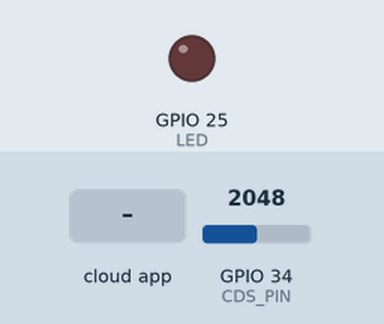
This sketch was run on a simulated ESP32. Parts: output pins drawn as LEDs (lit = HIGH). The inputs (shaded band) are chosen by the test bench; at power-on: GPIO 34 (CDS_PIN) = 2048. WiFi joins after 1.5 s; servers stay silent unless stated; the Firebase database answers and starts empty; what the sketch prints to the serial monitor is not drawn.

Above: at 2.8 s.
2.9 s: the phone or cloud app sets onoff to 1
At 3.7 s:
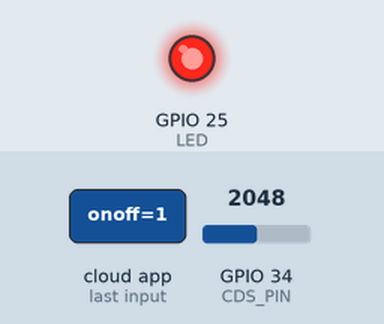
4.5 s: the phone or cloud app sets onoff to 0
At 4.9 s:
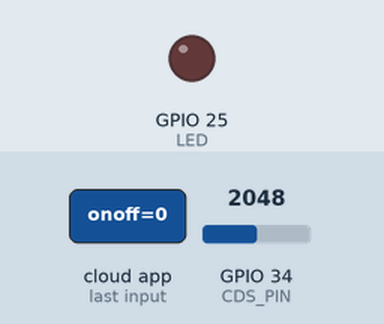
Timing chart, 0 to 7.5 s (numbered marks = the images above; inputs shaded):
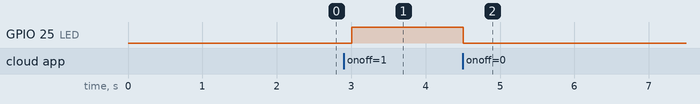

The sketch:

main.ino
```cpp
// #include <WiFi.h>
// #include <FirebaseESP32.h>

// /* 1. Define the WiFi credentials */
// #define WIFI_SSID "Wokwi-GUEST"
// #define WIFI_PASSWORD ""

// /* 2. Define the API Key */
// #define API_KEY "AIzaSyCwGtavL82U9haj90uEKTnUYO5Ds6RfeN4"

// /* 3. Define the RTDB URL */
// #define DATABASE_URL "https://esp32firebase-17525-default-rtdb.asia-southeast1.firebasedatabase.app/"

// // Define Firebase Data object
// FirebaseData fbdo;
// FirebaseAuth auth;
// FirebaseConfig config;

// void setup() {
//   Serial.begin(115200);
//   Serial.printf("Firebase Client v%s\n\n", FIREBASE_CLIENT_VERSION);

//   WiFi.begin(WIFI_SSID, WIFI_PASSWORD);
//   Serial.println("Connecting to Wi-Fi");

//   while (WiFi.status() != WL_CONNECTED) {
//     Serial.print(".");
//     delay(300);
//   }
//   Serial.println("\nConnected with IP:");
//   Serial.println(WiFi.localIP());

//   // Firebase configuration
//   config.api_key = API_KEY;
//   config.database_url = DATABASE_URL;

//   // 익명 인증(sign up) 호출: email과 password를 빈 문자열("")로 전달합니다.
//   if (Firebase.signUp(&config, &auth, "", "")) {
//     Serial.println("Firebase sign up succeeded");
//   } else {
//     Serial.println("Firebase sign up failed");
//   }

//   // Firebase 초기화
//   Firebase.begin(&config, &auth);
//   Firebase.reconnectWiFi(true);
// }

// void loop() {
//   static int count = 0;
//   static unsigned long previousMillis = 0;
//   unsigned long currentMillis = millis();

//   if (currentMillis - previousMillis >= 1000) {
//     previousMillis = currentMillis;

//     Firebase.setFloat(fbdo, "/esp32/count", count++);
//   }
// }
```

main1.ino
```cpp
// #include <WiFi.h>
// #include <FirebaseESP32.h>
// #include "DHT.h"

// /* 1. Define the WiFi credentials */
// #define WIFI_SSID "Wokwi-GUEST"
// #define WIFI_PASSWORD ""

// /* 2. Define the API Key */
// #define API_KEY "AIzaSyCwGtavL82U9haj90uEKTnUYO5Ds6RfeN4"

// /* 3. Define the RTDB URL */
// #define DATABASE_URL "https://esp32firebase-17525-default-rtdb.asia-southeast1.firebasedatabase.app/"

// // Define Firebase Data object
// FirebaseData fbdo;
// FirebaseAuth auth;
// FirebaseConfig config;

// #define DHTPIN 14
// #define DHTTYPE DHT22
// DHT dht(DHTPIN, DHTTYPE);

// #define CDS_PIN 34

// void setup() {
//   Serial.begin(115200);
//   Serial.printf("Firebase Client v%s\n\n", FIREBASE_CLIENT_VERSION);

//   WiFi.begin(WIFI_SSID, WIFI_PASSWORD);
//   Serial.println("Connecting to Wi-Fi");

//   while (WiFi.status() != WL_CONNECTED) {
//     Serial.print(".");
//     delay(300);
//   }
//   Serial.println("\nConnected with IP:");
//   Serial.println(WiFi.localIP());
//   Serial.println();

//   dht.begin();

//   // Firebase configuration
//   config.api_key = API_KEY;
//   config.database_url = DATABASE_URL;

//   // 익명 인증(sign up) 호출: email과 password를 빈 문자열("")로 전달합니다.
//   if (Firebase.signUp(&config, &auth, "", "")) {
//     Serial.println("Firebase sign up succeeded");
//   } else {
//     Serial.println("Firebase sign up failed");
//   }

//   // Firebase 초기화
//   Firebase.begin(&config, &auth);
//   Firebase.reconnectWiFi(true);
// }

// void loop() {
//   static int count = 0;
//   static unsigned long previousMillis = 0;
//   unsigned long currentMillis = millis();

//   // 센서값 읽기
//   float temp = dht.readTemperature();
//   float humi = dht.readHumidity();
//   int cdsVal = analogRead(CDS_PIN);

//   // 읽은 값 시리얼 출력 (디버깅용)
//   Serial.print("읽기 시도—> 온도: ");
//   if (isnan(temp)) Serial.print("NaN");
//   else Serial.print(temp);
//   Serial.print(" °C, 습도: ");
//   if (isnan(humi)) Serial.print("NaN");
//   else Serial.print(humi);
//   Serial.print(" %, 조도(ADC): ");
//   Serial.println(cdsVal);

//   if (currentMillis - previousMillis >= 1000) {
//     previousMillis = currentMillis;

//     // count는 항상 쓰기
//     Firebase.setFloat(fbdo, "/esp32/count", count++);

//     // 온도/습도 유효 범위(0~60°C) 확인 후 쓰기
//     if (!isnan(temp) && temp >= 0 && temp < 60) {
//       Firebase.setFloat(fbdo, "/esp32/temp", temp);
//       Firebase.setFloat(fbdo, "/esp32/humi", humi);
//       Firebase.setInt(fbdo, "/esp32/cds", cdsVal);
//       Serial.println("→ Firebase에 온습도+조도 값 쓰기 완료");
//     } else {
//       Serial.println("→ 온도 유효하지 않음(범위 벗어남 or NaN), Firebase 쓰기 스킵");
//     }
//   }
// }
```

main2.ino
```cpp
#include <WiFi.h>
#include <FirebaseESP32.h>

/* 1. Define the WiFi credentials */
#define WIFI_SSID "Wokwi-GUEST"
#define WIFI_PASSWORD ""

/* 2. Define the API Key */
#define API_KEY "AIzaSyCwGtavL82U9haj90uEKTnUYO5Ds6RfeN4"

/* 3. Define the RTDB URL */
#define DATABASE_URL "https://esp32firebase-17525-default-rtdb.asia-southeast1.firebasedatabase.app/"

// Define Firebase Data object
FirebaseData fbdo;
FirebaseAuth auth;
FirebaseConfig config;

String pathdata = "/esp32/onoff";
#define CDS_PIN 34
#define LED 25

unsigned long prevTime = 0;
unsigned long nowTime = 0;

String prevOnOff = "0";

void setup() {
  pinMode(LED, OUTPUT);
  Serial.begin(115200);
  Serial.printf("Firebase Client v%s\n\n", FIREBASE_CLIENT_VERSION);

  // Wi-Fi 연결
  WiFi.begin(WIFI_SSID, WIFI_PASSWORD);
  Serial.print("Connecting to Wi-Fi");
  while (WiFi.status() != WL_CONNECTED) {
    Serial.print(".");
    delay(300);
  }
  Serial.println();
  Serial.print("Wi-Fi Connected. IP: ");
  Serial.println(WiFi.localIP());
  Serial.println();

  // Firebase 설정
  config.api_key      = API_KEY;
  config.database_url = DATABASE_URL;

  // 익명 인증(Sign Up)
  if (Firebase.signUp(&config, &auth, "", "")) {
    Serial.println("Firebase sign-up succeeded");
  } else {
    Serial.print("Firebase sign-up failed: ");
    Serial.println(fbdo.errorReason());
  }

  // Firebase 초기화
  Firebase.begin(&config, &auth);
  Firebase.reconnectWiFi(true);

  // (★ 여기에 /appinventor/onoff 초기값 쓰기 추가)
  if (!Firebase.setString(fbdo, "/esp32/onoff", "0")) {
    Serial.print("초기값 쓰기 실패: ");
    Serial.println(fbdo.errorReason());
  } else {
    Serial.println("/esp32/onoff 기본값 \"0\"으로 설정됨");
  }

}

void loop() {
  nowTime = millis();

  if (nowTime - prevTime >= 1000) {
    prevTime = nowTime;
    int cdsVal = analogRead(CDS_PIN);
    Firebase.setInt(fbdo, "/esp32/cds", cdsVal);
  }

  if(Firebase.getString(fbdo, pathdata)) {
    String newOnOff = fbdo.stringData();
    if(newOnOff != prevOnOff) {
      prevOnOff = newOnOff;
      Serial.print(pathdata);
      Serial.print(":");
      Serial.println(newOnOff);

      if(newOnOff == "0") digitalWrite(LED, LOW);
      else if(newOnOff == "1") digitalWrite(LED, HIGH);
    }
  }
}
```

Measured:
- after the input at 2.9 s, GPIO 25 (LED): LOW → HIGH after 0.11 s
- after the input at 4.5 s, GPIO 25 (LED): HIGH → LOW at once
